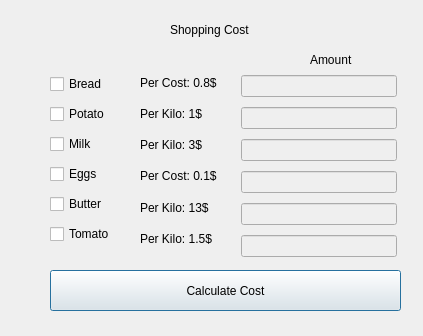
<?xml version="1.0" encoding="UTF-8"?>
<ui version="4.0">
 <class>Dialog</class>
 <widget class="QDialog" name="Dialog">
  <property name="geometry">
   <rect>
    <x>0</x>
    <y>0</y>
    <width>423</width>
    <height>336</height>
   </rect>
  </property>
  <property name="windowTitle">
   <string>Dialog</string>
  </property>
  <widget class="QLabel" name="label">
   <property name="geometry">
    <rect>
     <x>170</x>
     <y>20</y>
     <width>97</width>
     <height>20</height>
    </rect>
   </property>
   <property name="text">
    <string>Shopping Cost</string>
   </property>
   <property name="textFormat">
    <enum>Qt::PlainText</enum>
   </property>
  </widget>
  <widget class="QLabel" name="label_8">
   <property name="geometry">
    <rect>
     <x>310</x>
     <y>50</y>
     <width>53</width>
     <height>20</height>
    </rect>
   </property>
   <property name="text">
    <string>Amount</string>
   </property>
  </widget>
  <widget class="QPushButton" name="calculateCost">
   <property name="geometry">
    <rect>
     <x>50</x>
     <y>270</y>
     <width>351</width>
     <height>41</height>
    </rect>
   </property>
   <property name="text">
    <string>Calculate Cost</string>
   </property>
  </widget>
  <widget class="QWidget" name="layoutWidget">
   <property name="geometry">
    <rect>
     <x>50</x>
     <y>70</y>
     <width>80</width>
     <height>181</height>
    </rect>
   </property>
   <layout class="QVBoxLayout" name="verticalLayout">
    <item>
     <widget class="QCheckBox" name="breadCheckBox">
      <property name="text">
       <string>Bread</string>
      </property>
     </widget>
    </item>
    <item>
     <widget class="QCheckBox" name="potatoCheckBox">
      <property name="text">
       <string>Potato</string>
      </property>
     </widget>
    </item>
    <item>
     <widget class="QCheckBox" name="milkCheckBox">
      <property name="text">
       <string>Milk</string>
      </property>
     </widget>
    </item>
    <item>
     <widget class="QCheckBox" name="eggsCheckBox">
      <property name="text">
       <string>Eggs</string>
      </property>
     </widget>
    </item>
    <item>
     <widget class="QCheckBox" name="butterCheckBox">
      <property name="text">
       <string>Butter</string>
      </property>
     </widget>
    </item>
    <item>
     <widget class="QCheckBox" name="tomatoCheckBox">
      <property name="text">
       <string>Tomato</string>
      </property>
     </widget>
    </item>
   </layout>
  </widget>
  <widget class="QWidget" name="layoutWidget">
   <property name="geometry">
    <rect>
     <x>140</x>
     <y>70</y>
     <width>89</width>
     <height>181</height>
    </rect>
   </property>
   <layout class="QVBoxLayout" name="verticalLayout_2">
    <item>
     <widget class="QLabel" name="label_2">
      <property name="text">
       <string>Per Cost: 0.8$</string>
      </property>
     </widget>
    </item>
    <item>
     <widget class="QLabel" name="label_4">
      <property name="text">
       <string>Per Kilo: 1$</string>
      </property>
     </widget>
    </item>
    <item>
     <widget class="QLabel" name="label_3">
      <property name="text">
       <string>Per Kilo: 3$</string>
      </property>
     </widget>
    </item>
    <item>
     <widget class="QLabel" name="label_7">
      <property name="text">
       <string>Per Cost: 0.1$</string>
      </property>
     </widget>
    </item>
    <item>
     <widget class="QLabel" name="label_6">
      <property name="text">
       <string>Per Kilo: 13$</string>
      </property>
     </widget>
    </item>
    <item>
     <widget class="QLabel" name="label_5">
      <property name="text">
       <string>Per Kilo: 1.5$</string>
      </property>
     </widget>
    </item>
   </layout>
  </widget>
  <widget class="QWidget" name="layoutWidget">
   <property name="geometry">
    <rect>
     <x>241</x>
     <y>71</y>
     <width>156</width>
     <height>193</height>
    </rect>
   </property>
   <layout class="QVBoxLayout" name="verticalLayout_3">
    <item>
     <widget class="QLineEdit" name="breadAmount">
      <property name="enabled">
       <bool>false</bool>
      </property>
      <property name="inputMethodHints">
       <set>Qt::ImhNone</set>
      </property>
     </widget>
    </item>
    <item>
     <widget class="QLineEdit" name="potatoAmount">
      <property name="enabled">
       <bool>false</bool>
      </property>
     </widget>
    </item>
    <item>
     <widget class="QLineEdit" name="milkAmount">
      <property name="enabled">
       <bool>false</bool>
      </property>
     </widget>
    </item>
    <item>
     <widget class="QLineEdit" name="eggsAmount">
      <property name="enabled">
       <bool>false</bool>
      </property>
     </widget>
    </item>
    <item>
     <widget class="QLineEdit" name="butterAmount">
      <property name="enabled">
       <bool>false</bool>
      </property>
     </widget>
    </item>
    <item>
     <widget class="QLineEdit" name="tomatoAmount">
      <property name="enabled">
       <bool>false</bool>
      </property>
     </widget>
    </item>
   </layout>
  </widget>
 </widget>
 <resources/>
 <connections>
  <connection>
   <sender>breadCheckBox</sender>
   <signal>toggled(bool)</signal>
   <receiver>breadAmount</receiver>
   <slot>setEnabled(bool)</slot>
   <hints>
    <hint type="sourcelabel">
     <x>108</x>
     <y>84</y>
    </hint>
    <hint type="destinationlabel">
     <x>291</x>
     <y>84</y>
    </hint>
   </hints>
  </connection>
  <connection>
   <sender>potatoCheckBox</sender>
   <signal>toggled(bool)</signal>
   <receiver>potatoAmount</receiver>
   <slot>setEnabled(bool)</slot>
   <hints>
    <hint type="sourcelabel">
     <x>81</x>
     <y>108</y>
    </hint>
    <hint type="destinationlabel">
     <x>265</x>
     <y>116</y>
    </hint>
   </hints>
  </connection>
  <connection>
   <sender>milkCheckBox</sender>
   <signal>toggled(bool)</signal>
   <receiver>milkAmount</receiver>
   <slot>setEnabled(bool)</slot>
   <hints>
    <hint type="sourcelabel">
     <x>84</x>
     <y>147</y>
    </hint>
    <hint type="destinationlabel">
     <x>270</x>
     <y>144</y>
    </hint>
   </hints>
  </connection>
  <connection>
   <sender>eggsCheckBox</sender>
   <signal>toggled(bool)</signal>
   <receiver>eggsAmount</receiver>
   <slot>setEnabled(bool)</slot>
   <hints>
    <hint type="sourcelabel">
     <x>93</x>
     <y>173</y>
    </hint>
    <hint type="destinationlabel">
     <x>247</x>
     <y>177</y>
    </hint>
   </hints>
  </connection>
  <connection>
   <sender>butterCheckBox</sender>
   <signal>toggled(bool)</signal>
   <receiver>butterAmount</receiver>
   <slot>setEnabled(bool)</slot>
   <hints>
    <hint type="sourcelabel">
     <x>126</x>
     <y>204</y>
    </hint>
    <hint type="destinationlabel">
     <x>252</x>
     <y>208</y>
    </hint>
   </hints>
  </connection>
  <connection>
   <sender>tomatoCheckBox</sender>
   <signal>toggled(bool)</signal>
   <receiver>tomatoAmount</receiver>
   <slot>setEnabled(bool)</slot>
   <hints>
    <hint type="sourcelabel">
     <x>126</x>
     <y>237</y>
    </hint>
    <hint type="destinationlabel">
     <x>249</x>
     <y>240</y>
    </hint>
   </hints>
  </connection>
 </connections>
</ui>
